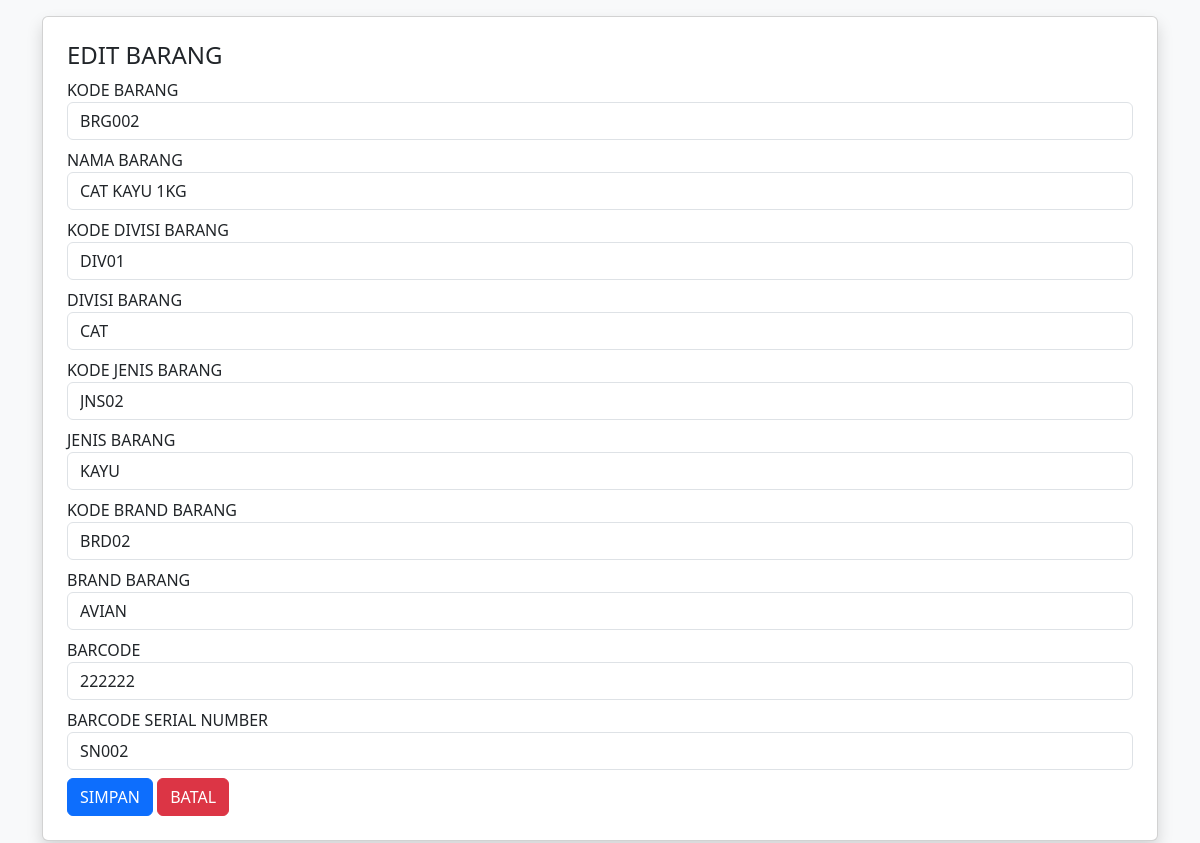
/dashboard/edit_barang.php?id=2 (signed in), run on the app's committed database.
### tables this page shows
CREATE TABLE `barang` (
  `kode_barang` varchar(100) NOT NULL,
  `nama_barang` varchar(255) NOT NULL,
  `kode_divisi_barang` varchar(100) NOT NULL,
  `nama_divisi_barang` varchar(255) NOT NULL,
  `kode_jenis_barang` varchar(100) NOT NULL,
  `nama_jenis_barang` varchar(255) NOT NULL,
  `kode_brand_barang` varchar(100) NOT NULL,
  `nama_brand_barang` varchar(255) NOT NULL,
  `barcode` varchar(100) NOT NULL,
  `barcode_serial_number` varchar(100) NOT NULL,
  `created_at` datetime DEFAULT current_timestamp(),
  `updated_at` datetime DEFAULT NULL ON UPDATE current_timestamp(),
  `deleted_at` datetime DEFAULT NULL,
  `created_by` int(11) DEFAULT NULL,
  `updated_by` int(11) DEFAULT NULL,
  `deleted_by` int(11) DEFAULT NULL,
  `id` int(11) NOT NULL
);

### dashboard/edit_barang.php (the view, shortened to what this page needs)
<?php
include '../config/database.php';
$id = $_GET['id'];
$stmt = $conn->prepare("SELECT * FROM barang WHERE id=?");
$stmt->bind_param("i",$id);
$stmt->execute();
$data = $stmt->get_result()->fetch_assoc();
?>
<!DOCTYPE html>
<html>
<head>
    <link href="https://cdn.jsdelivr.net/npm/bootstrap@5.3.3/dist/css/bootstrap.min.css" rel="stylesheet">
</head>
<body class="bg-light">
<div class="container mt-3 mb-3">
    <div class="card p-4 shadow">
    <h4>EDIT BARANG</h4>
            <form method="POST">
                <div class="mb-2">
                    <label>KODE BARANG</label>
                    <input type="text" name="kode_barang" value="<?= htmlspecialchars($data['kode_barang']) ?>" class="form-control" style="text-transform: uppercase;">
                </div>
                <div class="mb-2">
                    <label>NAMA BARANG</label>
                    <input type="text" name="nama_barang" value="<?= htmlspecialchars($data['nama_barang']) ?>" class="form-control" style="text-transform: uppercase;">
                </div>
                <div class="mb-2">
                    <label>KODE DIVISI BARANG</label>
                    <input type="text" name="kode_divisi_barang" value="<?= htmlspecialchars($data['kode_divisi_barang']) ?>" class="form-control" style="text-transform: uppercase;">
                </div>
                <div class="mb-2">
                    <label>DIVISI BARANG</label>
                    <input type="text" name="nama_divisi_barang" value="<?= htmlspecialchars($data['nama_divisi_barang']) ?>" class="form-control" style="text-transform: uppercase;">
                </div>
                <div class="mb-2">
                    <label>KODE JENIS BARANG</label>
                    <input type="text" name="kode_jenis_barang" value="<?= htmlspecialchars($data['kode_jenis_barang']) ?>" class="form-control" style="text-transform: uppercase;">
                </div>
                <div class="mb-2">
                    <label>JENIS BARANG</label>
                    <input type="text" name="nama_jenis_barang" value="<?= htmlspecialchars($data['nama_jenis_barang']) ?>" class="form-control" style="text-transform: uppercase;">
                </div>
                <div class="mb-2">
                    <label>KODE BRAND BARANG</label>
                    <input type="text" name="kode_brand_barang" value="<?= htmlspecialchars($data['kode_brand_barang']) ?>" class="form-control" style="text-transform: uppercase;">
                </div>
                <div class="mb-2">
                    <label>BRAND BARANG</label>
                    <input type="text" name="nama_brand_barang" value="<?= htmlspecialchars($data['nama_brand_barang']) ?>" class="form-control" style="text-transform: uppercase;">
                </div>
                <div class="mb-2">
                    <label>BARCODE</label>
                    <input type="text" name="barcode" value="<?= htmlspecialchars($data['barcode']) ?>" class="form-control" style="text-transform: uppercase;">
                </div>
                <div class="mb-2">
                    <label>BARCODE SERIAL NUMBER</label>
                    <input type="text" name="barcode_serial_number" value="<?= htmlspecialchars($data['barcode_serial_number']) ?>" class="form-control" style="text-transform: uppercase;">
                </div>
                <button class="btn btn-primary">SIMPAN</button>
                <a href="dashboard_barang.php" class="btn btn-danger">BATAL</a>
            </form>
        </div>
    </div>
</body>
</html>

### data on the page
barang: kode_barang "BRG002", nama_barang "Cat Kayu 1Kg", kode_divisi_barang "DIV01", nama_divisi_barang "Cat", kode_jenis_barang "JNS02", nama_jenis_barang "Kayu", kode_brand_barang "BRD02", nama_brand_barang "Avian", barcode "222222", barcode_serial_number "SN002"
